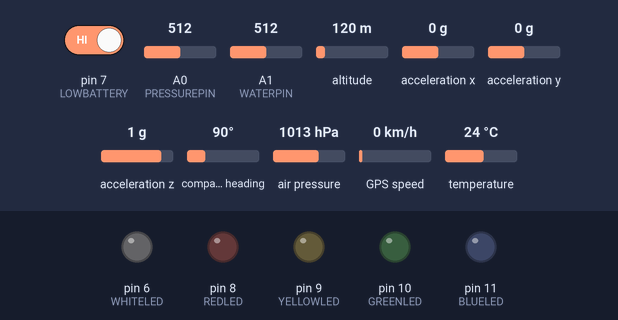
The sketch below on a simulated Arduino Mega 2560, built with avr-gcc and run on an emulated ATmega2560. Shown: output pins drawn as LEDs (lit = HIGH). The test bench sets the inputs (shaded band); at power-on: pin 7 (LOWBATTERY) HIGH, A0 (PRESSUREPIN) = 512, A1 (WATERPIN) = 512, altitude 120 m, acceleration x 0 g, acceleration y 0 g, acceleration z 1 g, compass heading 90°, air pressure 1013 hPa, GPS speed 0 km/h, temperature 24 °C. The local clock reads 2024-03-15 10:24:30 at power-on unless the sketch sets it; storage starts empty; the GPS gets a fix after 3 s at 37.7749, -122.4194 with 8 satellites.

Above: at 0.1 s.
At 3.2 s:
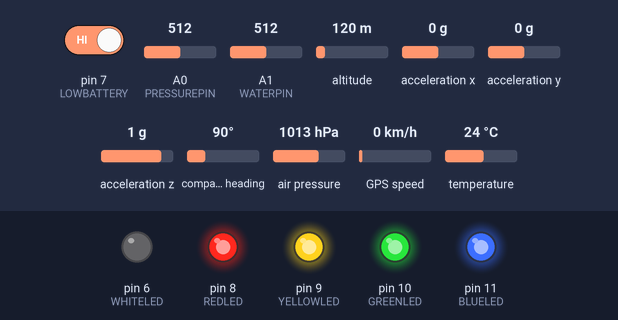
3.3 s: pin 7 (LOWBATTERY) driven LOW
At 4.6 s:
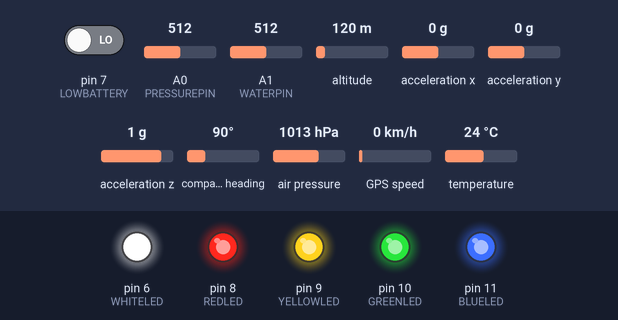
Timing chart, 0 to 6.3 s (numbered marks = the images above; inputs shaded):
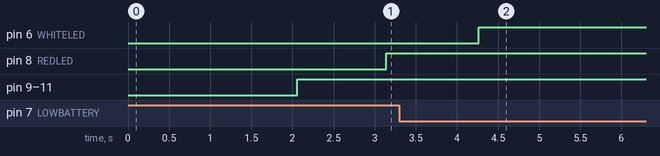

Measured:
- after the input at 3.3 s, pin 6 (WHITELED): LOW → HIGH after 0.96 s

The sketch:

mega.ino
```cpp
//PIN ASSIGNMENTS FOR MEGA:
//GPS
//RX -> 14 (TX3)
//TX -> 15 (RX3)
//
//SD
//CS -> 53
//DI -> 51
//DO -> 50
//CLK -> 52
//
//PRESSURE
//SIGNAL -> A0
//
//WATER LEVEL
//SIGNAL -> A1
//
//LEDS
//ANODE -> ARDUINO, CATHODE -> 220 OHM -> GND
//WHITE (LOW BATTERY) -> 6
//RED (GPS LOCK) -> 8
//YELLOW (SD AVAILABLE) -> 9
//GREEN (ORIENTATION CALIBRATION) -> 10
//BLUE (WATER INTRUSION) -> 11
//
//POWERBOOST
//LB (LOW BATTERY) -> 7

//libraries needed (Tools -> Manage Libraries, search these names):
//Adafruit BMP085 Library
//Adafruit BNO055
//Adafruit GPS Library
//Adafruit MPL3115A2 Library
//Adafruit Unified Sensor
//RTClib
//SD
#include <Adafruit_BMP085.h>
#include <Adafruit_BNO055.h>
#include <utility/imumaths.h>
#include <Adafruit_GPS.h>
#include <Adafruit_MPL3115A2.h>
#include <Adafruit_Sensor.h>
#include "RTClib.h"
#include <SD.h>
//Built-in libraries used:
#include <SPI.h>
#include <Wire.h>
#include <math.h>

#define BAUD_RATE 115200
#define BNO055_SAMPLERATE_DELAY_MS 100

//set this to true to ignore the need to have a GPS fix to continue initialization
#define IGNOREGPSFIX true

//set this to true to write to the Serial IO for debugging
#define SERIALLOGGING false

//define pin assignments
#define GPSSerial Serial3
#define PRESSUREPIN A0
#define WATERPIN A1
#define CHIPSELECT 53
#define WHITELED 6
#define REDLED 8
#define YELLOWLED 9
#define GREENLED 10
#define BLUELED 11
#define LOWBATTERY 7


//define global variables
uint32_t timer = millis();
String outputString = "";
String filename = "";

//Initialize the hardware objects:
//GPS
Adafruit_GPS GPS(&GPSSerial);
//Orientation
Adafruit_BNO055 bno = Adafruit_BNO055();
//Barometric Pressure (depending on sensor)
Adafruit_BMP085 bmp = Adafruit_BMP085();
Adafruit_MPL3115A2 mpl = Adafruit_MPL3115A2();
//RTC
RTC_DS3231 rtc;

//setup is called once, on startup
void setup() {
  //connect to the serial monitor
  if(SERIALLOGGING) { Serial.begin(BAUD_RATE); }

  //initialize LED outputs
  pinMode(REDLED, OUTPUT);
  pinMode(YELLOWLED, OUTPUT);
  pinMode(GREENLED, OUTPUT);
  pinMode(BLUELED, OUTPUT);
  pinMode(WHITELED, OUTPUT);

  //initialize Low battery input
  pinMode(LOWBATTERY, INPUT);

  //initialize orientation sensor
  bno.begin();
  delay(1000);
  bno.setExtCrystalUse(true);

  //initialize mplmetric pressure sensor
  bmp.begin();

  //initialize real time clock
  rtc.begin();

  initializeGPS();

  //only perform the GPS to RTC DateTime alignment once, after initial fix
  alignDateTime(rtc.now());

  initializeSD();
}

//loop is called continuously, after setup()
void loop() {
  //call the read and parse GPS function multiple times per second
  readAndParseGPS();

  //approximately every second or so, print out the current stats
  //the minimum interval between printing out stats should be 1.1s
  //any lower, and the GPS serial will not be called enough times
  //to read a full NMEA sentence before the next one arrives
  if (millis() - timer > 1100) {
    //reset the timer
    timer = millis();

    //add sensor data to a single output string
    timeString(rtc.now());
    gpsString();
    pressureString();
    waterIntrusionString();
    calibrationString();
    quatString();
    eulerString();
    baroString();

    //write the output string to the SD card
    writeToSD();

    //clear the output string for the next readings
    outputString = "";

    //check if the battery breakout board reports the battery level is low
    if(digitalRead(LOWBATTERY) == LOW) {
      //if it is, trap into an infinite loop, flashing the low battery LED
      //stop cycling through the loop, to avoid drawing extra power
      while(1){
        digitalWrite(WHITELED, HIGH);
        delay(100);
        digitalWrite(WHITELED, LOW);
      }
    }
  }
}

//called once in setup() to initialize GPS and get a fix
void initializeGPS() {
  if(SERIALLOGGING) { Serial.println("Initializing GPS..."); }
  // 9600 NMEA is the default baud rate for Adafruit MTK GPS's- some use 4800
  GPS.begin(9600);
  //only use basic position data
  GPS.sendCommand(PMTK_SET_NMEA_OUTPUT_RMCONLY);
  //update the GPS data once per second
  GPS.sendCommand(PMTK_SET_NMEA_UPDATE_1HZ);
  // Request updates on antenna status, comment out to keep quiet
  GPS.sendCommand(PGCMD_ANTENNA);
  delay(1000);
  // Ask for firmware version
  GPSSerial.println(PMTK_Q_RELEASE);

  //ignore the need for a GPS fix if not necessary
  if(!IGNOREGPSFIX){
    //wait until first fix to continue initialization
    if(SERIALLOGGING) { Serial.print("Awaiting GPS fix... "); }
    //continually read from the GPS sensor until fix is found
    while (GPS.fix == 0) {
      readAndParseGPS();
    }
    if(SERIALLOGGING) { Serial.println("GPS fix found."); }
  }
}

//called once in setup() to initialize SD and create a filename
void initializeSD() {
  //initialize SD
  if(SERIALLOGGING) { Serial.println("Initializing SD..."); }
  SD.begin(CHIPSELECT);
  if(SERIALLOGGING) { Serial.println("SD Initialized"); }

  //set a dummy filename if GPS fix is being ignored
  if(IGNOREGPSFIX) { filename = "test"; }

  //generate a filename based on the date and time
  //syntax is: MMDDHHMM.csv
  if(SERIALLOGGING) { Serial.println("Generating filename from GPS date/time data..."); }
  while (filename == "00000000" || filename == "") {
    filename = "";
    if (GPS.month < 10) { filename.concat("0"); }
    filename.concat(GPS.month);
    if (GPS.day < 10) { filename.concat("0"); }
    filename.concat(GPS.day);
    if (GPS.hour < 10) { filename.concat("0"); }
    filename.concat(GPS.hour);
    if (GPS.minute < 10) { filename.concat("0"); }
    filename.concat(GPS.minute);
  }
  filename.concat(".csv");

  if(SERIALLOGGING){
    Serial.print("Filename ");
    Serial.print(filename);
    Serial.println(" created");
  }

  //write header data to SD
  File dataFile = SD.open(filename, FILE_WRITE);
  if (dataFile) {
    dataFile.println("Date, Time, Latitude, Longitude, GPS Fix, Force, Water Level, Accel Calibration, Gyro Calibration, Magne Calibration, Sys Calibration, Quat W, Quat X, Quat Y, Quat Z, Euler X, Euler Y, Euler Z, Pressure (Pa), Altitude (m), Internal Temperature (C)");
    if(SERIALLOGGING) {
      Serial.print("Header data written to ");
      Serial.println(filename);
    }
  }
  else {
    if(SERIALLOGGING) {
      Serial.print("Unable to open ");
      Serial.println(filename);
    }
  }
  dataFile.close();
}

//called continously in loop()
//recieves one character from the GPS serial link and parses the full sentence when it is recieved
void readAndParseGPS() {
   //read data from the GPS in the 'main loop'
  char c = GPS.read();
   //if a sentence is received, we can check the checksum, parse it...
  if (GPS.newNMEAreceived()) {
    //Serial.print(GPS.lastNMEA()); // this also sets the newNMEAreceived() flag to false
    if (!GPS.parse(GPS.lastNMEA())) // this also sets the newNMEAreceived() flag to false
      return; // we can fail to parse a sentence in which case we should just wait for another
  }
}

//function called in loop() to write the data string to SD card
void writeToSD() {
  // open the file
  File dataFile = SD.open(filename, FILE_WRITE);
  // if the file is available, write to it:
  if (dataFile) {
    dataFile.println(outputString);
    if(SERIALLOGGING) {
      Serial.print("Printed to ");
      Serial.print(filename);
      Serial.print(" : ");
      Serial.println(outputString);
    }
    digitalWrite(YELLOWLED, HIGH);
  }
  // if the file isn't open, pop up an error:
  else {
    if(SERIALLOGGING) {
      Serial.print("error opening ");
      Serial.println(filename);
    }
    digitalWrite(YELLOWLED, LOW);
  }
  dataFile.close();
}

//called once in setup() to align RTC time to GPS time
void alignDateTime(DateTime currentTime) {
 if(GPS.fix == 1) { rtc.adjust(DateTime(GPS.year, GPS.month, GPS.day, GPS.hour, GPS.minute, GPS.seconds)); }
}

//function called in loop() to append the RTC date and time
//format is: MM/DD/YYYY, HH:MM:SS,
void timeString(DateTime currentTime) {
  outputString.concat(currentTime.month());
  outputString.concat("/");
  outputString.concat(currentTime.day());
  outputString.concat("/");
  outputString.concat(currentTime.year());
  outputString.concat(", ");
  if (currentTime.hour() < 10) { outputString.concat("0"); }
  outputString.concat(currentTime.hour());
  outputString.concat(":");
  if (currentTime.minute() < 10) { outputString.concat("0"); }
  outputString.concat(currentTime.minute());
  outputString.concat(":");
  if (currentTime.second() < 10) { outputString.concat("0"); }
  outputString.concat(currentTime.second());
  outputString.concat(", ");
}

//function called in loop() to append the GPS coordinates and whether there is a GPS fix
//format is: (Latitude decimal degrees) XXX.XXXXX, (Longitude decimal degrees) XXX.XXXXX, (BOOL) X,
void gpsString() {
  if(GPS.fix) {
    outputString.concat(String(GPS.latitudeDegrees, 5));
    outputString.concat(", ");
    outputString.concat(String(GPS.longitudeDegrees, 5));
    digitalWrite(REDLED, HIGH);
  }
  //append dummy data if there is no GPS fix
  else {
    outputString.concat("0, 0");
    digitalWrite(REDLED, LOW);
  }

  outputString.concat(", ");
  outputString.concat(GPS.fix);
}

//function called in loop() to append the analog reading from the force sensor
void pressureString() {
  outputString.concat(", ");
  outputString.concat(analogRead(PRESSUREPIN));
}

//function called in loop() to append the analog reading from the water intrustion sensor
void waterIntrusionString() {
  int waterLevel = analogRead(WATERPIN);

  //turn on/off the LED as appropriate
  if(waterLevel > 0) { digitalWrite(BLUELED, HIGH); }
  else { digitalWrite(BLUELED, LOW); }

  outputString.concat(", ");
  outputString.concat(waterLevel);
}

//function called in loop() to append the calibration status from the orientation sensors
//format is: (accelerometer) 0/1/2/3, (gyroscope) 0/1/2/3, (magnetometer) 0/1/2/3, (overall) 0/1/2/3,
//full calibration is when all are 3
void calibrationString() {
  uint8_t accel, gyro, magne, sys = 0;
  bno.getCalibration(&sys, &gyro, &accel, &magne);

  outputString.concat(", ");
  outputString.concat(int(accel));
  outputString.concat(", ");
  outputString.concat(int(gyro));
  outputString.concat(", ");
  outputString.concat(int(magne));
  outputString.concat(", ");
  outputString.concat(int(sys));
  outputString.concat(", ");

  //turn on/off the LED as appropriate
  if((int(accel) == 3) && (int(gyro) == 3) && (int(magne) == 3)) { digitalWrite(GREENLED, HIGH); }
  else { digitalWrite(GREENLED, LOW); }
}

//function called in loop() to append the orientation as a quaternion (a+bi+cj+dk)
//format is: a, b, c, d,
void quatString() {
  imu::Quaternion quat = bno.getQuat();
  outputString.concat(quat.w());
  outputString.concat(", ");
  outputString.concat(quat.x());
  outputString.concat(", ");
  outputString.concat(quat.y());
  outputString.concat(", ");
  outputString.concat(quat.z());
  outputString.concat(", ");
}

//function called in loop() to append the orientation as euler angles (in degrees)
//format is: x, y, z,
void eulerString() {
  imu::Vector<3> euler = bno.getVector(Adafruit_BNO055::VECTOR_EULER);
  outputString.concat(euler.x());
  outputString.concat(", ");
  outputString.concat(euler.y());
  outputString.concat(", ");
  outputString.concat(euler.z());
  outputString.concat(", ");
}

//function called in loop() to append the barometric pressure readings, calculated altitude, and internal temperature
//format is: pressure, altitude, temperature
void baroString() {
  if(!mpl.begin()) { outputString.concat("0, 0, 0"); }
  else {
    outputString.concat(mpl.getPressure());
    outputString.concat(", ");
    outputString.concat(mpl.getAltitude());
    outputString.concat(", ");
    outputString.concat(mpl.getTemperature());
  }
}
```
